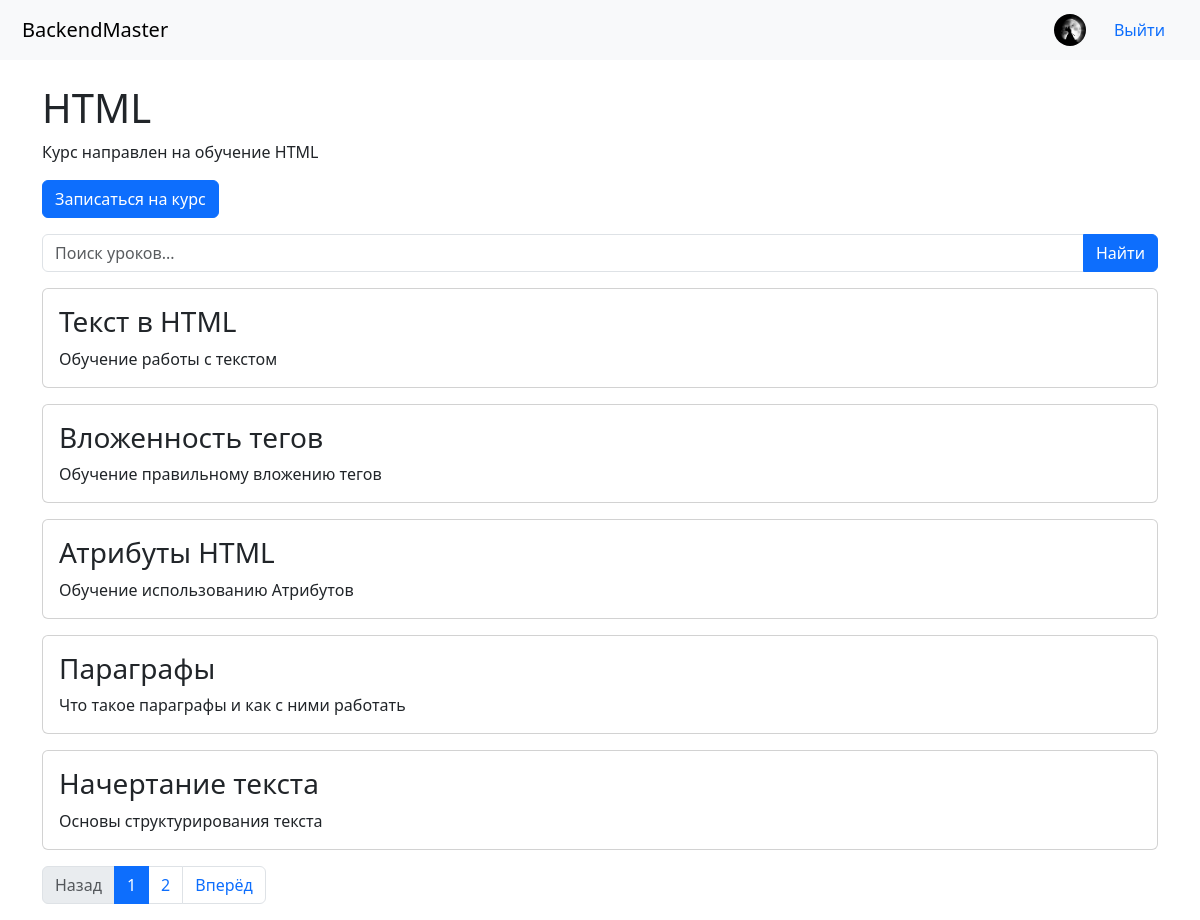
The page /courses/2/ (signed in) on the database its author committed.
### users/models.py (models this page shows, shortened)
class User(AbstractUser):
    nickname = models.CharField(max_length=50, unique=True, verbose_name="Никнейм", help_text="Будет использоваться как основной логин")
    avatar = models.ImageField(upload_to='avatars/', blank=True, null=True)
    USERNAME_FIELD = 'nickname'
    REQUIRED_FIELDS = ['username', 'email']
    objects = UserManager()

### courses/models.py (models this page shows, shortened)
class Course(models.Model):
    title = models.CharField(max_length=200)  # Название курса (текст до 200 символов)
    description = models.TextField()  # Полное описание курса
    instructor = models.ForeignKey(  # Преподаватель (внешний ключ на пользователя)
        settings.AUTH_USER_MODEL,  # Ссылка на модель пользователя из настроек
        on_delete=models.CASCADE,  # При удалении пользователя — удаляются его курсы
        related_name='courses'  # Позволяет получить все курсы пользователя: user.courses.all()
    )
    category = models.CharField(max_length=100, default="Uncategorized")  # Категория курса
    image = models.URLField(blank=True, null=True)  # Ссылка на изображение курса (необязательное поле)
    is_published = models.BooleanField(default=False)  # Флаг публикации курса
    created_at = models.DateTimeField(auto_now_add=True)  # Дата создания курса (устанавливается автоматически)
    updated_at = models.DateTimeField(auto_now=True)  # Дата последнего изменения (обновляется при сохранении)

class Lesson(models.Model):
    course = models.ForeignKey(  # Ссылка на курс, к которому относится урок
        Course,
        on_delete=models.CASCADE,
        related_name='lessons'  # Позволяет получить все уроки курса: course.lessons.all()
    )
    title = models.CharField(max_length=200)  # Название урока
    content = models.TextField(  # Дополнительные заметки к уроку
        blank=True,
        help_text="Дополнительные заметки к уроку (опционально)"
    )
    material = models.TextField(  # Основной теоретический материал
        blank=True,
        help_text="Материалы урока (например, теория)"
    )
    task = models.TextField(  # Задание для ученика
        blank=True,
        help_text="Задание для пользователя"
    )
    solution = models.TextField(  # Решение (для преподавателя)
        blank=True,
        help_text="Правильное решение (скрыто от пользователя)"
    )
    video = models.URLField(  # Ссылка на обучающее видео
        blank=True,
        null=True
    )
    order = models.PositiveIntegerField(default=0)  # Порядок отображения урока в курсе
    created_at = models.DateTimeField(auto_now_add=True)  # Дата создания урока
    class Meta:
        ordering = ['order']  # Уроки будут автоматически сортироваться по полю order

### courses/views.py (the view, shortened to what this page needs)
# urls.py: path('<int:pk>/', views.CourseDetailView.as_view(), name='course_detail'),
class CourseDetailView(DetailView):
    model = Course
    template_name = 'courses/course_detail.html'
    context_object_name = 'course'
    def get_context_data(self, **kwargs):
        context = super().get_context_data(**kwargs)
        if self.request.user.is_authenticated:
            context['is_enrolled'] = Enrollment.objects.filter(
                user=self.request.user, course=self.object
            ).exists()
            if context['is_enrolled']:
                enrollment = Enrollment.objects.get(user=self.request.user, course=self.object)
                lessons = self.object.lessons.all()
                completed_lessons = enrollment.completed_lessons.all()
                context['course_completed'] = lessons.count() > 0 and all(lesson in completed_lessons for lesson in lessons)
        lessons = self.object.lessons.all()
        search_query = self.request.GET.get('search', '')
        if search_query:
            lessons = lessons.filter(title__icontains=search_query)
        paginator = Paginator(lessons, 5)
        page_number = self.request.GET.get('page')
        page_obj = paginator.get_page(page_number)
        context['page_obj'] = page_obj
        context['search_query'] = search_query
        return context

### templates/courses/course_detail.html (shortened to what this page needs)
{% extends 'base.html' %}
{% block content %}
  <h1>{{ course.title }}</h1>
  <p>{{ course.description }}</p>
  {% if user.is_authenticated %}
    {% if not is_enrolled %}
      <a href="{% url 'courses:enroll_course' course.pk %}" class="btn btn-primary mb-3">Записаться на курс</a>
    {% endif %}
  {% else %}
    <p>Пожалуйста, <a href="{% url 'login' %}">войдите</a>, чтобы записаться на курс.</p>
  {% endif %}
  <form method="GET" class="mb-3">
    <div class="input-group">
      <input type="text" name="search" class="form-control" placeholder="Поиск уроков..." value="{{ search_query }}">
      <button type="submit" class="btn btn-primary">Найти</button>
    </div>
  </form>
  {% for lesson in page_obj %}
    <div class="card mb-3">
      <div class="card-body">
        <h3 class="card-title">{{ lesson.title }}</h3>
        <p class="card-text">{{ lesson.content }}</p>
      </div>
    </div>
  {% empty %}
    <p>Уроков пока нет.</p>
  {% endfor %}
  <nav aria-label="Page navigation">
    <ul class="pagination">
      {% if page_obj.has_previous %}
        <li class="page-item">
          <a class="page-link" href="?page={{ page_obj.previous_page_number }}{% if search_query %}&search={{ search_query }}{% endif %}">Назад</a>
        </li>
      {% else %}
        <li class="page-item disabled">
          <span class="page-link">Назад</span>
        </li>
      {% endif %}
      {% for num in page_obj.paginator.page_range %}
        {% if page_obj.number == num %}
          <li class="page-item active">
            <span class="page-link">{{ num }}</span>
          </li>
        {% else %}
          <li class="page-item">
            <a class="page-link" href="?page={{ num }}{% if search_query %}&search={{ search_query }}{% endif %}">{{ num }}</a>
          </li>
        {% endif %}
      {% endfor %}
      {% if page_obj.has_next %}
        <li class="page-item">
          <a class="page-link" href="?page={{ page_obj.next_page_number }}{% if search_query %}&search={{ search_query }}{% endif %}">Вперёд</a>
        </li>
      {% else %}
        <li class="page-item disabled">
          <span class="page-link">Вперёд</span>
        </li>
      {% endif %}
    </ul>
  </nav>
{% endblock %}

### templates/base.html (shortened to what this page needs)
<!DOCTYPE html>
<html lang="en">
<head>
    {% load static %}
    <link href="{% static 'css/bootstrap.css' %}" rel="stylesheet">
</head>
<body>
    <nav class="navbar navbar-light bg-light">
        <div class="container-fluid">
            <a class="navbar-brand" href="{% url 'home' %}">BackendMaster</a>
            <div class="navbar-right">
                {% if user.is_authenticated %}
                    <a href="{% url 'users:profile' %}">
                        {% if user.avatar %}
                            <img src="{{ user.avatar.url }}" alt="Аватар" class="rounded-circle" style="width: 32px; height: 32px; object-fit: cover;">
                        {% else %}
                            <img src="{% static 'images/default-avatar.png' %}" alt="Аватар" class="rounded-circle" style="width: 32px; height: 32px; object-fit: cover;">
                        {% endif %}
                    </a>
                    <form method="POST" action="{% url 'users:logout' %}" style="display: inline;">
                        <button type="submit" class="btn btn-link" style="text-decoration: none;">Выйти</button>
                    </form>
                {% else %}
                    <a href="{% url 'users:login' %}">Войти</a>
                {% endif %}
            </div>
        </div>
    </nav>
    <div class="container mt-4">
        {% block content %}{% endblock %}
    </div>
</body>
</html>

### templates/base.html (style rules this page uses)
.navbar { padding: 10px; }
.navbar-brand { margin-right: 20px; }
.navbar-right { display: flex; align-items: center; gap: 15px; }

### rows shown on the page
User: avatar (picture)
Course: title "HTML", description "Курс направлен на обучение HTML"
Lesson: title "Текст в HTML", content "Обучение работы с текстом"
Lesson: title "Вложенность тегов", content "Обучение правильному вложению тегов"
Lesson: title "Атрибуты HTML", content "Обучение использованию Атрибутов"
Lesson: title "Параграфы", content "Что такое параграфы и как с ними работать"
Lesson: title "Начертание текста", content "Основы структурирования текста"

### other values the page prints
{{ num }} "1"
{{ num }} "2"
